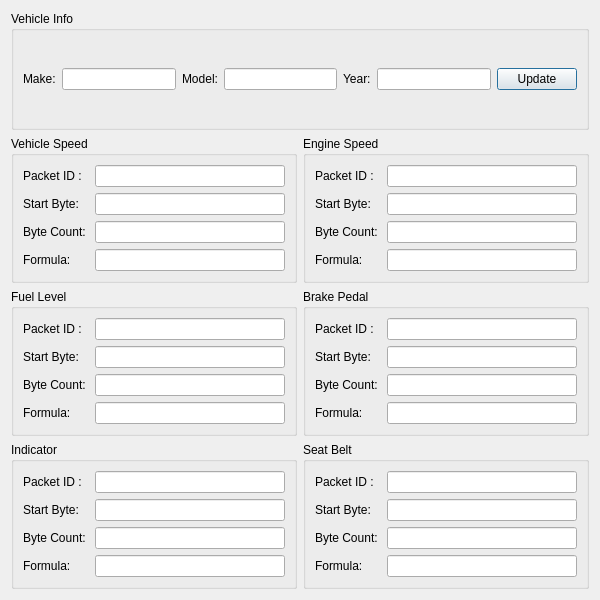
<?xml version="1.0" encoding="UTF-8"?>
<ui version="4.0">
 <class>NewVehicleInfo</class>
 <widget class="QDialog" name="NewVehicleInfo">
  <property name="geometry">
   <rect>
    <x>0</x>
    <y>0</y>
    <width>600</width>
    <height>600</height>
   </rect>
  </property>
  <property name="minimumSize">
   <size>
    <width>600</width>
    <height>600</height>
   </size>
  </property>
  <property name="maximumSize">
   <size>
    <width>600</width>
    <height>628</height>
   </size>
  </property>
  <property name="windowTitle">
   <string>Dialog</string>
  </property>
  <layout class="QGridLayout" name="gridLayout">
   <item row="3" column="0">
    <widget class="QGroupBox" name="groupBox_4">
     <property name="title">
      <string>Fuel Level</string>
     </property>
     <layout class="QFormLayout" name="formLayout_3">
      <item row="0" column="0">
       <widget class="QLabel" name="label_9">
        <property name="text">
         <string>Packet ID :</string>
        </property>
        <property name="buddy">
         <cstring>lineEdit_FL_PID</cstring>
        </property>
       </widget>
      </item>
      <item row="0" column="1">
       <widget class="QLineEdit" name="lineEdit_FL_PID"/>
      </item>
      <item row="1" column="1">
       <widget class="QLineEdit" name="lineEdit_FL_startbyte"/>
      </item>
      <item row="1" column="0">
       <widget class="QLabel" name="label_10">
        <property name="text">
         <string>Start Byte:</string>
        </property>
        <property name="buddy">
         <cstring>lineEdit_FL_startbyte</cstring>
        </property>
       </widget>
      </item>
      <item row="2" column="1">
       <widget class="QLineEdit" name="lineEdit_FL_bytecount"/>
      </item>
      <item row="2" column="0">
       <widget class="QLabel" name="label_11">
        <property name="text">
         <string>Byte Count: </string>
        </property>
        <property name="buddy">
         <cstring>lineEdit_FL_bytecount</cstring>
        </property>
       </widget>
      </item>
      <item row="3" column="1">
       <widget class="QLineEdit" name="lineEdit_FL_Formula"/>
      </item>
      <item row="3" column="0">
       <widget class="QLabel" name="label_12">
        <property name="text">
         <string>Formula: </string>
        </property>
        <property name="buddy">
         <cstring>lineEdit_FL_Formula</cstring>
        </property>
       </widget>
      </item>
     </layout>
    </widget>
   </item>
   <item row="0" column="0" colspan="2">
    <widget class="QGroupBox" name="groupBox_2">
     <property name="title">
      <string>Vehicle Info</string>
     </property>
     <layout class="QHBoxLayout" name="horizontalLayout">
      <item>
       <widget class="QLabel" name="lblsv_make">
        <property name="text">
         <string>Make:</string>
        </property>
        <property name="buddy">
         <cstring>lineEdit_Make</cstring>
        </property>
       </widget>
      </item>
      <item>
       <widget class="QLineEdit" name="lineEdit_Make"/>
      </item>
      <item>
       <widget class="QLabel" name="lblsv_model">
        <property name="text">
         <string>Model:</string>
        </property>
        <property name="buddy">
         <cstring>lineEdit_Model</cstring>
        </property>
       </widget>
      </item>
      <item>
       <widget class="QLineEdit" name="lineEdit_Model"/>
      </item>
      <item>
       <widget class="QLabel" name="lblsv_year">
        <property name="text">
         <string>Year:</string>
        </property>
        <property name="buddy">
         <cstring>lineEdit_Year</cstring>
        </property>
       </widget>
      </item>
      <item>
       <widget class="QLineEdit" name="lineEdit_Year"/>
      </item>
      <item>
       <widget class="QPushButton" name="pushButtonUpdate">
        <property name="sizePolicy">
         <sizepolicy hsizetype="Fixed" vsizetype="Fixed">
          <horstretch>0</horstretch>
          <verstretch>0</verstretch>
         </sizepolicy>
        </property>
        <property name="layoutDirection">
         <enum>Qt::LeftToRight</enum>
        </property>
        <property name="text">
         <string>Update</string>
        </property>
        <property name="default">
         <bool>false</bool>
        </property>
        <property name="flat">
         <bool>false</bool>
        </property>
       </widget>
      </item>
     </layout>
    </widget>
   </item>
   <item row="3" column="1">
    <widget class="QGroupBox" name="groupBox_5">
     <property name="title">
      <string>Brake Pedal</string>
     </property>
     <layout class="QFormLayout" name="formLayout_4">
      <item row="0" column="0">
       <widget class="QLabel" name="label_13">
        <property name="text">
         <string>Packet ID :</string>
        </property>
        <property name="buddy">
         <cstring>lineEdit_BP_PID</cstring>
        </property>
       </widget>
      </item>
      <item row="0" column="1">
       <widget class="QLineEdit" name="lineEdit_BP_PID"/>
      </item>
      <item row="1" column="1">
       <widget class="QLineEdit" name="lineEdit_BP_startbyte"/>
      </item>
      <item row="1" column="0">
       <widget class="QLabel" name="label_14">
        <property name="text">
         <string>Start Byte:</string>
        </property>
        <property name="buddy">
         <cstring>lineEdit_BP_startbyte</cstring>
        </property>
       </widget>
      </item>
      <item row="2" column="1">
       <widget class="QLineEdit" name="lineEdit_BP_bytecount"/>
      </item>
      <item row="2" column="0">
       <widget class="QLabel" name="label_15">
        <property name="text">
         <string>Byte Count: </string>
        </property>
        <property name="buddy">
         <cstring>lineEdit_BP_bytecount</cstring>
        </property>
       </widget>
      </item>
      <item row="3" column="1">
       <widget class="QLineEdit" name="lineEdit_BP_Formula"/>
      </item>
      <item row="3" column="0">
       <widget class="QLabel" name="label_16">
        <property name="text">
         <string>Formula: </string>
        </property>
        <property name="buddy">
         <cstring>lineEdit_BP_Formula</cstring>
        </property>
       </widget>
      </item>
     </layout>
    </widget>
   </item>
   <item row="4" column="1">
    <widget class="QGroupBox" name="groupBox_7">
     <property name="title">
      <string>Seat Belt</string>
     </property>
     <layout class="QFormLayout" name="formLayout_6">
      <item row="0" column="0">
       <widget class="QLabel" name="label_21">
        <property name="text">
         <string>Packet ID :</string>
        </property>
        <property name="buddy">
         <cstring>lineEdit_SB_PID</cstring>
        </property>
       </widget>
      </item>
      <item row="0" column="1">
       <widget class="QLineEdit" name="lineEdit_SB_PID"/>
      </item>
      <item row="1" column="1">
       <widget class="QLineEdit" name="lineEdit_SB_startbyte"/>
      </item>
      <item row="1" column="0">
       <widget class="QLabel" name="label_22">
        <property name="text">
         <string>Start Byte:</string>
        </property>
        <property name="buddy">
         <cstring>lineEdit_SB_startbyte</cstring>
        </property>
       </widget>
      </item>
      <item row="2" column="1">
       <widget class="QLineEdit" name="lineEdit_SB_bytecount"/>
      </item>
      <item row="2" column="0">
       <widget class="QLabel" name="label_23">
        <property name="text">
         <string>Byte Count: </string>
        </property>
        <property name="buddy">
         <cstring>lineEdit_SB_bytecount</cstring>
        </property>
       </widget>
      </item>
      <item row="3" column="1">
       <widget class="QLineEdit" name="lineEdit_SB_Formula"/>
      </item>
      <item row="3" column="0">
       <widget class="QLabel" name="label_24">
        <property name="text">
         <string>Formula: </string>
        </property>
        <property name="buddy">
         <cstring>lineEdit_SB_Formula</cstring>
        </property>
       </widget>
      </item>
     </layout>
    </widget>
   </item>
   <item row="4" column="0">
    <widget class="QGroupBox" name="groupBox_6">
     <property name="title">
      <string>Indicator</string>
     </property>
     <layout class="QFormLayout" name="formLayout_5">
      <item row="0" column="0">
       <widget class="QLabel" name="label_17">
        <property name="text">
         <string>Packet ID :</string>
        </property>
        <property name="buddy">
         <cstring>lineEdit_IND_PID</cstring>
        </property>
       </widget>
      </item>
      <item row="0" column="1">
       <widget class="QLineEdit" name="lineEdit_IND_PID"/>
      </item>
      <item row="1" column="1">
       <widget class="QLineEdit" name="lineEdit_IND_startbyte"/>
      </item>
      <item row="1" column="0">
       <widget class="QLabel" name="label_18">
        <property name="text">
         <string>Start Byte:</string>
        </property>
        <property name="buddy">
         <cstring>lineEdit_IND_startbyte</cstring>
        </property>
       </widget>
      </item>
      <item row="2" column="1">
       <widget class="QLineEdit" name="lineEdit_IND_bytecount"/>
      </item>
      <item row="2" column="0">
       <widget class="QLabel" name="label_19">
        <property name="text">
         <string>Byte Count: </string>
        </property>
        <property name="buddy">
         <cstring>lineEdit_IND_bytecount</cstring>
        </property>
       </widget>
      </item>
      <item row="3" column="1">
       <widget class="QLineEdit" name="lineEdit_IND_Formula"/>
      </item>
      <item row="3" column="0">
       <widget class="QLabel" name="label_20">
        <property name="text">
         <string>Formula: </string>
        </property>
        <property name="buddy">
         <cstring>lineEdit_IND_Formula</cstring>
        </property>
       </widget>
      </item>
     </layout>
    </widget>
   </item>
   <item row="2" column="0">
    <widget class="QGroupBox" name="groupBox">
     <property name="title">
      <string>Vehicle Speed</string>
     </property>
     <layout class="QFormLayout" name="formLayout">
      <item row="0" column="0">
       <widget class="QLabel" name="label">
        <property name="text">
         <string>Packet ID :</string>
        </property>
        <property name="buddy">
         <cstring>lineEdit_VS_PID</cstring>
        </property>
       </widget>
      </item>
      <item row="0" column="1">
       <widget class="QLineEdit" name="lineEdit_VS_PID"/>
      </item>
      <item row="1" column="1">
       <widget class="QLineEdit" name="lineEdit_VS_startbyte"/>
      </item>
      <item row="1" column="0">
       <widget class="QLabel" name="label_2">
        <property name="text">
         <string>Start Byte:</string>
        </property>
        <property name="buddy">
         <cstring>lineEdit_VS_startbyte</cstring>
        </property>
       </widget>
      </item>
      <item row="2" column="1">
       <widget class="QLineEdit" name="lineEdit_VS_bytecount"/>
      </item>
      <item row="2" column="0">
       <widget class="QLabel" name="label_3">
        <property name="text">
         <string>Byte Count: </string>
        </property>
        <property name="buddy">
         <cstring>lineEdit_VS_bytecount</cstring>
        </property>
       </widget>
      </item>
      <item row="3" column="1">
       <widget class="QLineEdit" name="lineEdit_VS_Formula"/>
      </item>
      <item row="3" column="0">
       <widget class="QLabel" name="label_4">
        <property name="text">
         <string>Formula: </string>
        </property>
        <property name="buddy">
         <cstring>lineEdit_VS_Formula</cstring>
        </property>
       </widget>
      </item>
     </layout>
    </widget>
   </item>
   <item row="2" column="1">
    <widget class="QGroupBox" name="groupBox_3">
     <property name="title">
      <string>Engine Speed</string>
     </property>
     <layout class="QFormLayout" name="formLayout_2">
      <item row="0" column="0">
       <widget class="QLabel" name="label_5">
        <property name="text">
         <string>Packet ID :</string>
        </property>
        <property name="buddy">
         <cstring>lineEdit_ES_PID</cstring>
        </property>
       </widget>
      </item>
      <item row="0" column="1">
       <widget class="QLineEdit" name="lineEdit_ES_PID"/>
      </item>
      <item row="1" column="0">
       <widget class="QLabel" name="label_6">
        <property name="text">
         <string>Start Byte:</string>
        </property>
        <property name="buddy">
         <cstring>lineEdit_ES_startbyte</cstring>
        </property>
       </widget>
      </item>
      <item row="1" column="1">
       <widget class="QLineEdit" name="lineEdit_ES_startbyte"/>
      </item>
      <item row="2" column="0">
       <widget class="QLabel" name="label_7">
        <property name="text">
         <string>Byte Count: </string>
        </property>
        <property name="buddy">
         <cstring>lineEdit_ES_bytecount</cstring>
        </property>
       </widget>
      </item>
      <item row="2" column="1">
       <widget class="QLineEdit" name="lineEdit_ES_bytecount"/>
      </item>
      <item row="3" column="0">
       <widget class="QLabel" name="label_8">
        <property name="text">
         <string>Formula: </string>
        </property>
        <property name="buddy">
         <cstring>lineEdit_ES_Formula</cstring>
        </property>
       </widget>
      </item>
      <item row="3" column="1">
       <widget class="QLineEdit" name="lineEdit_ES_Formula"/>
      </item>
     </layout>
    </widget>
   </item>
  </layout>
 </widget>
 <tabstops>
  <tabstop>lineEdit_Make</tabstop>
  <tabstop>lineEdit_Model</tabstop>
  <tabstop>lineEdit_Year</tabstop>
  <tabstop>lineEdit_VS_PID</tabstop>
  <tabstop>lineEdit_VS_startbyte</tabstop>
  <tabstop>lineEdit_VS_bytecount</tabstop>
  <tabstop>lineEdit_VS_Formula</tabstop>
  <tabstop>lineEdit_ES_PID</tabstop>
  <tabstop>lineEdit_ES_startbyte</tabstop>
  <tabstop>lineEdit_ES_bytecount</tabstop>
  <tabstop>lineEdit_ES_Formula</tabstop>
  <tabstop>lineEdit_FL_PID</tabstop>
  <tabstop>lineEdit_FL_startbyte</tabstop>
  <tabstop>lineEdit_FL_bytecount</tabstop>
  <tabstop>lineEdit_FL_Formula</tabstop>
  <tabstop>lineEdit_BP_PID</tabstop>
  <tabstop>lineEdit_BP_startbyte</tabstop>
  <tabstop>lineEdit_BP_bytecount</tabstop>
  <tabstop>lineEdit_BP_Formula</tabstop>
  <tabstop>lineEdit_IND_PID</tabstop>
  <tabstop>lineEdit_IND_startbyte</tabstop>
  <tabstop>lineEdit_IND_bytecount</tabstop>
  <tabstop>lineEdit_IND_Formula</tabstop>
  <tabstop>lineEdit_SB_PID</tabstop>
  <tabstop>lineEdit_SB_startbyte</tabstop>
  <tabstop>lineEdit_SB_bytecount</tabstop>
  <tabstop>lineEdit_SB_Formula</tabstop>
  <tabstop>pushButtonUpdate</tabstop>
 </tabstops>
 <resources/>
 <connections/>
</ui>
